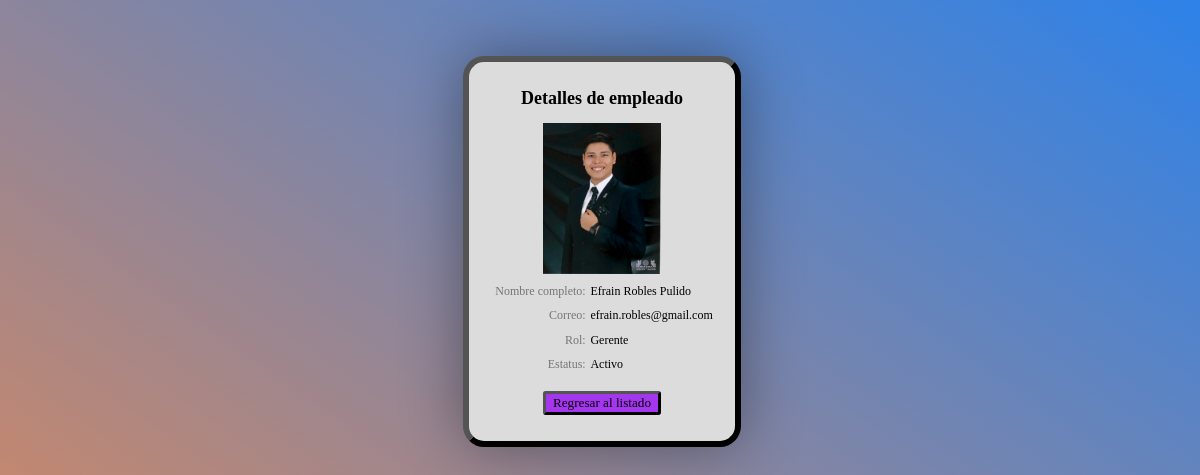
The page /B6/Administrador/empleados_detalles.php?id=1 on the database its author committed.
### tables this page shows
CREATE TABLE `empleados` (
  `id` int(11) NOT NULL,
  `nombre` varchar(128) NOT NULL,
  `apellidos` varchar(128) NOT NULL,
  `correo` varchar(128) NOT NULL,
  `pass` varchar(32) NOT NULL,
  `rol` int(1) NOT NULL,
  `archivo_n` varchar(255) NOT NULL,
  `archivo` varchar(128) NOT NULL,
  `status` int(1) NOT NULL DEFAULT 1,
  `eliminado` int(1) NOT NULL DEFAULT 0
);

### B6/Administrador/empleados_detalles.php (the view, shortened to what this page needs)
<?php
    $con = conecta();
    $id = $_REQUEST['id'];
?>
<html>
    <head>
        <link href="./css/style_detallesEmpleado.css?v=<?php echo time(); ?>" rel="stylesheet" type="text/css">
    </head>
    <body>
        <br><br><br>
        <div id="contenedor">
            <h1>Detalles de empleado</h1>
            <?php
                $sql = "SELECT * FROM empleados
                WHERE id = $id AND eliminado = 0";
                $res = $con->query($sql);
                if ($row = $res->fetch_array()) {
                        $nombre = $row["nombre"];
                        $apellidos = $row["apellidos"];
                        $correo = $row["correo"];
                        $estatus = $row["status"]==0?"Inactivo":"Activo";
                        $archivo = $row["archivo"];
                        if ($row["rol"] == 1){
                            $rol = "Gerente";
                        }elseif ($row["rol"] == 2){
                            $rol = "Ejecutivo";
                        }
                        echo "
                        <div id='data'>
                            <img id='imagen' src='./archivos/$archivo'>
                        </div>
                        <div id='data'>
                            <div id='etiqueta'>Nombre completo: </div>
                            <div id='info'>$nombre $apellidos</div>
                        </div>
                        <div id='data'>
                            <div id='etiqueta'>Correo: </div>
                            <div id='info'>$correo</div>
                        </div>
                        <div id='data'>
                            <div id='etiqueta'>Rol: </div>
                            <div id='info'>$rol</div>
                        </div>
                        <div id='data'>
                            <div id='etiqueta'>Estatus: </div>
                            <div id='info'>$estatus</div>
                        </div>";
                } else {
                    echo "No se encontraron resultados para la ID deseado";
                }
            ?>
            <br>
            <a class="opciones" id="regresar" href="./empleados_lista.php">Regresar al listado</a> <br><br>
        </div>
    </body>
</html>

### B6/Administrador/css/style_detallesEmpleado.css (style rules this page uses)
body { background: linear-gradient(-145deg,#2d82e9,#e78953); font-size: 14px; width: 99%; }
#contenedor { margin:auto; padding: 1em; text-align: center; width:20%; box-shadow: 0 0 60px rgba(0, 0, 0, 0.38); border-radius: 1.5em; border: 6px outset black; background-color: gainsboro; }
#contenedor #data { display: flex; margin: 2% 0; padding: 1% 0; text-align: center; align-items: center; justify-items: center; }
#contenedor #etiqueta { color:#767676; font-size: 1vw; text-align: left; width: 44%; text-align: right; }
#contenedor #info { font-size: 1vw; border: 1px black; width: 56%; text-align: left; justify-self: left; padding-left: 2%; }
#contenedor #data #imagen { width: 50%; margin: auto; }
#contenedor .opciones#regresar { font-size: 1.1vw; color:#000000; border: 3px outset black; background-color: #9406f2c5; padding:0.1em 0.5em; text-decoration: none; border-radius: 0.25em; margin: 20px; }
h1 { text-align: center; font-size: 1.5vw; }

### rows shown on the page
empleados: archivo (picture), nombre "Efrain", apellidos "Robles Pulido", correo "efrain.robles@gmail.com", rol "Gerente", status "Activo"
